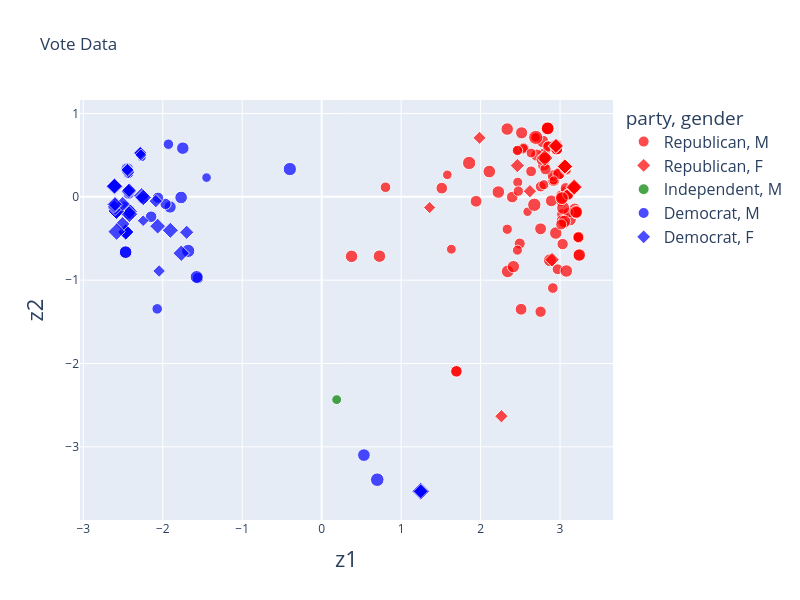

The notebook cell saved with this chart:
### Markdown cell above
Then we can visualize this data all at once.

### Code cell
fig = px.scatter(vote_2d, x='z1', y='z2', color='party', symbol="gender", size='age',
           title='Vote Data', width=800, height=600, size_max=10,
           opacity = 0.7,
           color_discrete_map={'Democrat':'blue', 'Republican':'red', "Independent": "green"},
           hover_data=['first', 'last', 'state', 'party', 'gender', 'age'],
           render_mode="svg")

# Increase axis title size
fig.update_layout(
  xaxis_title=dict(font=dict(size=22)),
  yaxis_title=dict(font=dict(size=22))
)

# Increase legend text size
fig.update_layout(legend=dict(font=dict(size=16)))

### Figure 1 — Plotly figure (JSON) as saved in the notebook; plotly's stock layout.template omitted (floating-point values rounded to 4 significant figures; data arrays with more than 128 entries replaced by an {"elided": "..."} marker saying what was removed)
{"data": [{"customdata": {"elided": "184x6 mixed values"}, "hovertemplate": "party=%{customdata[3]}<br>gender=%{customdata[4]}<br>z1=%{x}<br>z2=%{y}<br>age=%{customdata[5]}<br>first=%{customdata[0]}<br>last=%{customdata[1]}<br>state=%{customdata[2]}<extra></extra>", "legendgroup": "Republican, M", "marker": {"color": "red", "opacity": 0.7, "size": {"elided": "184 float values"}, "sizemode": "area", "sizeref": 0.91, "symbol": "circle"}, "mode": "markers", "name": "Republican, M", "orientation": "v", "showlegend": true, "type": "scatter", "x": {"elided": "184 float values"}, "xaxis": "x", "y": {"elided": "184 float values"}, "yaxis": "y"}, {"customdata": [["Susan", "Brooks", "IN", "Republican", "F", 64], ["Liz", "Cheney", "WY", "Republican", "F", 58], ["Virginia", "Foxx", "NC", "Republican", "F", 81], ["Kay", "Granger", "TX", "Republican", "F", 81], ["Jenniffer", "González-Colón", "PR", "Republican", "F", 48], ["Vicky", "Hartzler", "MO", "Republican", "F", 64], ["Jaime", "Herrera Beutler", "WA", "Republican", "F", 46], ["Debbie", "Lesko", "AZ", "Republican", "F", 66], ["Cathy", "McMorris Rodgers", "WA", "Republican", "F", 55], ["Carol", "Miller", "WV", "Republican", "F", 74], ["Martha", "Roby", "AL", "Republican", "F", 48], ["Aumua", "Amata", "AS", "Republican", "F", 77], ["Elise", "Stefanik", "NY", "Republican", "F", 40], ["Ann", "Wagner", "MO", "Republican", "F", 62], ["Jackie", "Walorski", "IN", "Republican", "F", 61]], "hovertemplate": "party=%{customdata[3]}<br>gender=%{customdata[4]}<br>z1=%{x}<br>z2=%{y}<br>age=%{customdata[5]}<br>first=%{customdata[0]}<br>last=%{customdata[1]}<br>state=%{customdata[2]}<extra></extra>", "legendgroup": "Republican, F", "marker": {"color": "red", "opacity": 0.7, "size": [64.0, 58.0, 81.0, 81.0, 48.0, 64.0, 46.0, 66.0, 55.0, 74.0, 48.0, 77.0, 40.0, 62.0, 61.0], "sizemode": "area", "sizeref": 0.91, "symbol": "diamond"}, "mode": "markers", "name": "Republican, F", "orientation": "v", "showlegend": true, "type": "scatter", "x": [2.948, 2.899, 3.177, 3.061, 2.262, 3.061, 1.986, 3.177, 2.462, 2.807, 2.621, 1.247, 1.358, 3.061, 2.948], "xaxis": "x", "y": [0.6103, -0.7543, 0.1164, 0.3642, -2.632, 0.3642, 0.7084, 0.1164, 0.3749, 0.467, 0.06785, -3.533, -0.1287, 0.3642, 0.6103], "yaxis": "y"}, {"customdata": [["Justin", "Amash", "MI", "Independent", "M", 44]], "hovertemplate": "party=%{customdata[3]}<br>gender=%{customdata[4]}<br>z1=%{x}<br>z2=%{y}<br>age=%{customdata[5]}<br>first=%{customdata[0]}<br>last=%{customdata[1]}<br>state=%{customdata[2]}<extra></extra>", "legendgroup": "Independent, M", "marker": {"color": "green", "opacity": 0.7, "size": [44.0], "sizemode": "area", "sizeref": 0.91, "symbol": "circle"}, "mode": "markers", "name": "Independent, M", "orientation": "v", "showlegend": true, "type": "scatter", "x": [0.1889], "xaxis": "x", "y": [-2.434], "yaxis": "y"}, {"customdata": {"elided": "148x6 mixed values"}, "hovertemplate": "party=%{customdata[3]}<br>gender=%{customdata[4]}<br>z1=%{x}<br>z2=%{y}<br>age=%{customdata[5]}<br>first=%{customdata[0]}<br>last=%{customdata[1]}<br>state=%{customdata[2]}<extra></extra>", "legendgroup": "Democrat, M", "marker": {"color": "blue", "opacity": 0.7, "size": {"elided": "148 float values"}, "sizemode": "area", "sizeref": 0.91, "symbol": "circle"}, "mode": "markers", "name": "Democrat, M", "orientation": "v", "showlegend": true, "type": "scatter", "x": {"elided": "148 float values"}, "xaxis": "x", "y": {"elided": "148 float values"}, "yaxis": "y"}, {"customdata": {"elided": "91x6 mixed values"}, "hovertemplate": "party=%{customdata[3]}<br>gender=%{customdata[4]}<br>z1=%{x}<br>z2=%{y}<br>age=%{customdata[5]}<br>first=%{customdata[0]}<br>last=%{customdata[1]}<br>state=%{customdata[2]}<extra></extra>", "legendgroup": "Democrat, F", "marker": {"color": "blue", "opacity": 0.7, "size": [78.0, 59.0, 71.0, 70.0, 74.0, 72.0, 63.0, 48.0, 62.0, 58.0, 60.0, 71.0, 61.0, 52.0, 67.0, 81.0, 80.0, 62.0, 71.0, 67.0, 44.0, 65.0, 82.0, 55.0, 72.0, 76.0, 36.0, 49.0, 43.0, 74.0, 64.0, 51.0, 48.0, 57.0, 37.0, 74.0, 89.0, 59.0, 78.0, 74.0, 68.0, 68.0, 77.0, 87.0, 78.0, 70.0, 58.0, 49.0, 78.0, 70.0, 73.0, 80.0, 49.0, 46.0, 53.0, 64.0, 87.0, 88.0, 35.0, 43.0, 84.0, 69.0, 58.0, 50.0, 50.0, 83.0, 59.0, 80.0, 55.0, 74.0, 59.0, 65.0, 83.0, 52.0, 48.0, 45.0, 41.0, 56.0, 74.0, 59.0, 48.0, 51.0, 40.0, 38.0, 71.0, 86.0, 58.0, 82.0, 79.0, 56.0, 67.0], "sizemode": "area", "sizeref": 0.91, "symbol": "diamond"}, "mode": "markers", "name": "Democrat, F", "orientation": "v", "showlegend": true, "type": "scatter", "x": [-2.608, -2.283, -2.42, -2.608, -1.767, -2.608, -2.608, -2.608, -2.608, -2.608, -2.608, -2.608, -2.608, -2.443, -2.608, -2.608, -2.583, -2.608, -2.608, -2.608, -2.608, -2.425, -2.608, -1.699, -2.608, -2.608, -2.283, -2.087, -2.046, -2.265, -2.608, -2.608, -2.283, -2.608, -2.246, -2.245, -2.608, -2.608, -2.608, -2.608, -2.064, -2.608, -2.42, -2.608, -2.583, -1.904, -2.608, -2.436, -2.6, -2.608, -2.608, -2.608, -2.465, -2.447, -2.608, -2.608, 1.247, -2.608, -2.608, -2.608, 1.247, -2.465, 1.247, -2.608, -2.608, -2.608, -2.43, -2.608, -2.608, -2.465, -2.506, -2.599, -2.608, -2.283, -2.443, -2.283, -2.608, -2.608, -2.608, -2.504, -2.609, -2.608, -2.276, -2.608, -2.608, -2.608, -2.423, -2.581, -2.608, -2.6, -2.608], "xaxis": "x", "y": [0.128, 0.5261, -0.1745, 0.128, -0.6769, 0.128, 0.128, 0.128, 0.128, 0.128, 0.128, 0.128, 0.128, 0.3207, 0.128, 0.128, -0.1693, 0.128, 0.128, 0.128, 0.128, 0.06247, 0.128, -0.4255, 0.128, 0.128, 0.5261, -0.05139, -0.8898, 0.01273, 0.128, 0.128, 0.5261, 0.128, -0.2865, -0.007972, 0.128, 0.128, 0.128, 0.128, -0.352, 0.128, -0.2085, 0.128, -0.1693, -0.4017, 0.128, 0.2967, -0.09048, 0.128, 0.128, 0.128, -0.4218, 0.3333, 0.128, 0.128, -3.533, 0.128, 0.128, 0.128, -3.533, -0.4218, -3.533, 0.128, 0.128, 0.128, 0.06386, 0.128, 0.128, -0.4218, -0.3253, -0.1317, 0.128, 0.5261, 0.3207, 0.5261, 0.128, 0.128, 0.128, -0.0833, -0.114, 0.128, 0.502, 0.128, 0.128, 0.128, 0.08015, -0.4176, 0.128, -0.09048, 0.128], "yaxis": "y"}], "layout": {"height": 600, "legend": {"font": {"size": 16}, "itemsizing": "constant", "title": {"text": "party, gender"}, "tracegroupgap": 0}, "title": {"text": "Vote Data"}, "width": 800, "xaxis": {"anchor": "y", "domain": [0, 1], "title": {"font": {"size": 22}, "text": "z1"}}, "yaxis": {"anchor": "x", "domain": [0, 1], "title": {"font": {"size": 22}, "text": "z2"}}}}
